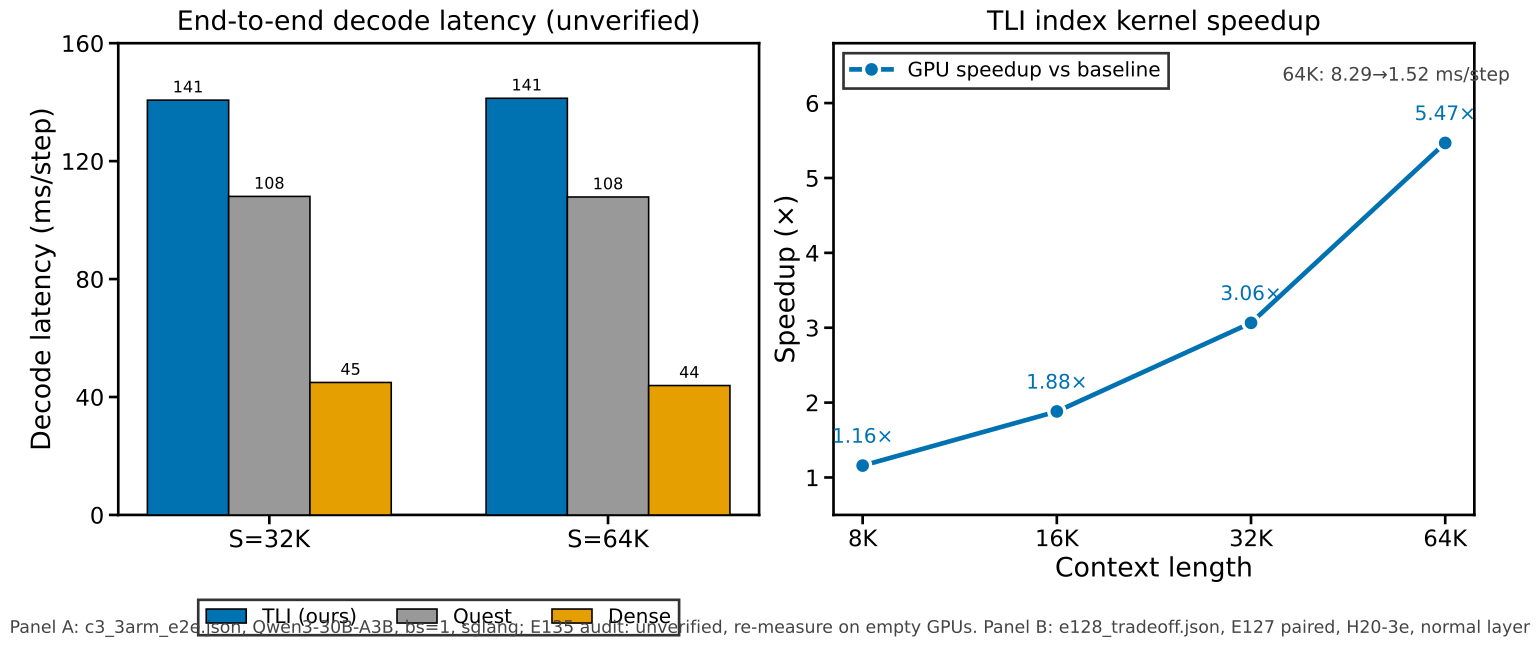

Here is the Python script that generated this plot:
#!/usr/bin/env python3
# -*- coding: utf-8 -*-
"""
fig3_performance.py
论文对比数据可视化（三）：性能

Panel A: decode ms/step（TLI vs Quest vs dense-Triton，Qwen3-30B-A3B，sglang 集成，bs=1）
         数据源：c3_3arm_e2e.json（两遍法 pass1=prefill / pass2=total / decode=差值，单请求 64 decode step）
         诚实标注：E135 审计判 "reported/unverified"（单次运行、无 EOS/token 计数、无 timestamp），
         入论文前需空卡重测。
Panel B: TLI 索引 kernel 加速（E127 paired，normal 层，H20-3e 同机配对，GPU speedup）
         数据源：e128_tradeoff.json -> e127_paired_baseline_vs_iter8
"""
import sys
import numpy as np
import matplotlib.pyplot as plt

sys.path.insert(0, "/home/wangyuanshuo02/.claude/skills/publication-figures/scripts")
from style_config import apply_style, get_colors  # noqa: E402
from export_figure import export_figure            # noqa: E402

palette = apply_style("okabe_ito")
plt.rcParams["font.family"] = "DejaVu Sans"
COLORS = get_colors("okabe_ito", n=6)
# TLI=blue, Quest=vermillion, Dense=gray
C_TLI, C_QUEST, C_DENSE = COLORS[0], COLORS[4], COLORS[1]

fig, (ax_a, ax_b) = plt.subplots(1, 2, figsize=(15.5, 6.6), layout="constrained")

# ---------------------------------------------------------------------------
# Panel A: decode ms/step
# ---------------------------------------------------------------------------
S_lens = ["32K", "64K"]
ms = {
    "TLI (ours)":  [140.68, 141.33],
    "Quest":       [108.04, 107.83],
    "Dense":       [44.93, 43.88],
}
colors_a = [C_TLI, C_QUEST, C_DENSE]
x = np.arange(len(S_lens))
bar_w = 0.24
ax_a.set_title("End-to-end decode latency (unverified)", fontsize=20, pad=10)
for i, (m, vals) in enumerate(ms.items()):
    off = (i - 1) * bar_w
    ax_a.bar(x + off, vals, width=bar_w, color=colors_a[i],
             edgecolor="black", linewidth=1.2, label=m, zorder=3)
    for j, v in enumerate(vals):
        ax_a.text(x[j] + off, v + 1.5, f"{v:.0f}", ha="center", va="bottom",
                  fontsize=12, color="black")
ax_a.set_xticks(x)
ax_a.set_xticklabels([f"S={l}" for l in S_lens], fontsize=18)
ax_a.set_ylabel("Decode latency (ms/step)", fontsize=20)
ax_a.set_ylim(0, 160)
ax_a.set_yticks([0, 40, 80, 120, 160])
ax_a.tick_params(axis="y", labelsize=17)
# legend 移到 Panel A 底部外侧横排，避免遮挡柱顶数值标注
leg_a = ax_a.legend(fontsize=15, frameon=True, fancybox=False, shadow=False,
                    loc="upper center", bbox_to_anchor=(0.5, -0.18), ncol=3,
                    borderaxespad=0.0)
leg_a.get_frame().set_linewidth(2.0)
leg_a.get_frame().set_edgecolor("black")

# ---------------------------------------------------------------------------
# Panel B: TLI kernel speedup vs S
# ---------------------------------------------------------------------------
S_pts = np.array([8192, 16384, 32768, 65536])
speedup = np.array([1.159, 1.882, 3.065, 5.468])
ax_b.set_title("TLI index kernel speedup", fontsize=20, pad=10)
ax_b.plot(S_pts, speedup, "o-", color=C_TLI, linewidth=3.5,
          markersize=12, markeredgecolor="white", markeredgewidth=2.5,
          label="GPU speedup vs baseline", zorder=5)
for xi, yi in zip(S_pts, speedup):
    ax_b.text(xi, yi + 0.25, f"{yi:.2f}×", ha="center", va="bottom",
              fontsize=15, color=C_TLI)
ax_b.set_xscale("log", base=2)
ax_b.set_xticks(S_pts)
ax_b.set_xticklabels(["8K", "16K", "32K", "64K"], fontsize=17)
ax_b.set_xlabel("Context length", fontsize=20)
ax_b.set_ylabel("Speedup (×)", fontsize=20)
ax_b.set_ylim(0.5, 6.8)
ax_b.tick_params(axis="y", labelsize=17)
leg_b = ax_b.legend(fontsize=15, frameon=True, fancybox=False, shadow=False,
                    loc="upper left")
leg_b.get_frame().set_linewidth(2.0)
leg_b.get_frame().set_edgecolor("black")
# 注记：iter8 后 64K normal 每步 GPU 1.52ms
# 纯文字放曲线之上空区（x≈55K, y≈6.3），避开左上 legend 与数据点标注；无箭头避免 lint 碰撞
ax_b.text(55000, 6.3, "64K: 8.29→1.52 ms/step",
          ha="center", fontsize=14, color="#444444")

for a in (ax_a, ax_b):
    for s in a.spines.values():
        s.set_linewidth(2.0)
        s.set_visible(True)

fig.text(0.5, 0.01,
         "Panel A: c3_3arm_e2e.json, Qwen3-30B-A3B, bs=1, sglang; E135 audit: unverified, "
         "re-measure on empty GPUs. Panel B: e128_tradeoff.json, E127 paired, H20-3e, normal layer",
         ha="center", fontsize=13, color="#444444")

out = "/home/wangyuanshuo02/sglang/ref/figs/baseline_comp/fig3_performance"
export_figure(fig, out)
plt.close(fig)
print("fig3 done ->", out)
